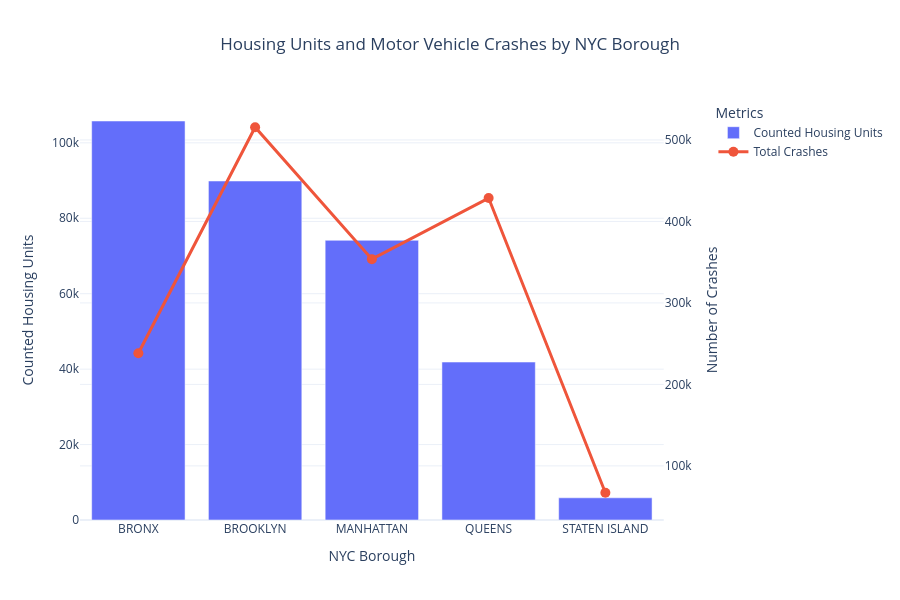

Notebook code for this chart:
### Markdown cell above
Research question 6 : How do housing development and motor vehicle crash counts compare across the five NYC boroughs?

### Code cell
from plotly.subplots import make_subplots
import plotly.graph_objects as go

# Aggregate integrated data by borough
borough_summary = (
    integrated.groupby("Borough", as_index=False)
    .agg(
        total_housing_units=("counted_housing_units", "sum"),
        total_crashes=("total_crashes", "sum"),
        total_injured=("total_injured", "sum"),
        total_killed=("total_killed", "sum")
    )
)

# Create a chart with two y-axes
fig2 = make_subplots(specs=[[{"secondary_y": True}]])

# Housing units
fig2.add_trace(
    go.Bar(
        x=borough_summary["Borough"],
        y=borough_summary["total_housing_units"],
        name="Counted Housing Units"
    ),
    secondary_y=False
)

# Crashes
fig2.add_trace(
    go.Scatter(
        x=borough_summary["Borough"],
        y=borough_summary["total_crashes"],
        name="Total Crashes",
        mode="lines+markers",
        line=dict(width=3),
        marker=dict(size=10)
    ),
    secondary_y=True
)

fig2.update_layout(
    title="Housing Units and Motor Vehicle Crashes by NYC Borough",
    title_x=0.5,
    template="plotly_white",
    height=600,
    legend_title="Metrics"
)

fig2.update_xaxes(title_text="NYC Borough")
fig2.update_yaxes(
    title_text="Counted Housing Units",
    secondary_y=False
)
fig2.update_yaxes(
    title_text="Number of Crashes",
    secondary_y=True
)

fig2.show()

# Display the borough summary
display(borough_summary)

### Figure 1 — Plotly figure (JSON) as saved in the notebook; plotly's stock layout.template omitted (floating-point values rounded to 4 significant figures)
{"data": [{"name": "Counted Housing Units", "type": "bar", "x": ["BRONX", "BROOKLYN", "MANHATTAN", "QUEENS", "STATEN ISLAND"], "xaxis": "x", "y": [105800.0, 89880.0, 74160.0, 41880.0, 5884.0], "yaxis": "y"}, {"line": {"width": 3}, "marker": {"size": 10}, "mode": "lines+markers", "name": "Total Crashes", "type": "scatter", "x": ["BRONX", "BROOKLYN", "MANHATTAN", "QUEENS", "STATEN ISLAND"], "xaxis": "x", "y": [238200.0, 515600.0, 353700.0, 428700.0, 66990.0], "yaxis": "y2"}], "layout": {"height": 600, "legend": {"title": {"text": "Metrics"}}, "title": {"text": "Housing Units and Motor Vehicle Crashes by NYC Borough", "x": 0.5}, "xaxis": {"anchor": "y", "domain": [0, 0.94], "title": {"text": "NYC Borough"}}, "yaxis": {"anchor": "x", "domain": [0, 1], "title": {"text": "Counted Housing Units"}}, "yaxis2": {"anchor": "x", "overlaying": "y", "side": "right", "title": {"text": "Number of Crashes"}}}}
